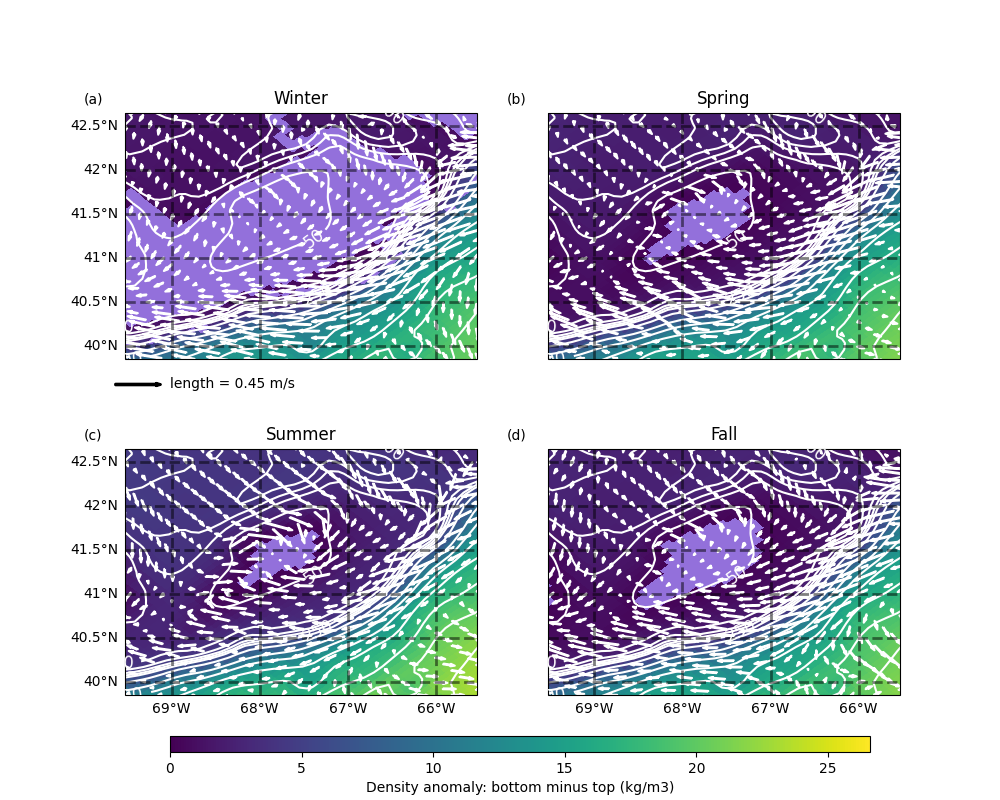

Source code (Python):
#! /usr/bin/env python 

import numpy as np 
import matplotlib.pyplot as plt 
import netCDF4
import cartopy.crs as ccrs
import cartopy.feature as cfea
import matplotlib.ticker as mticker
from cartopy.mpl.gridliner import LONGITUDE_FORMATTER, LATITUDE_FORMATTER

f=np.load('delta_RHO.npz')
DRHOdata=f['DRHOBdata'][:]
DRHOmask=f['DRHOBmask'][:]
f.close()
DRHO=np.ma.masked_array(DRHOdata,mask=DRHOmask)

f=np.load('UV_surface.npz')
lonSS=f['lonSS'][:]
latSS=f['latSS'][:]
UseaSSdata=f['UseaSSdata'][:]
UseaSSmask=f['UseaSSmask'][:]
VseaSSdata=f['VseaSSdata'][:]
VseaSSmask=f['VseaSSmask'][:]
f.close()

UseaSS=np.ma.masked_array(UseaSSdata,mask=UseaSSmask)
VseaSS=np.ma.masked_array(VseaSSdata,mask=VseaSSmask)

f=np.load('XY.npz')
XC=f['XC'][:]
YC=f['YC'][:]
f.close()

nc=netCDF4.Dataset('mabgom4_hycom.nc')
lon=nc.variables['lon_rho'][:]
lat=nc.variables['lat_rho'][:]
H=nc.variables['h'][:]
nc.close()
lonGB=lon[:,80:] 
latGB=lat[:,80:]

levels0=np.arange(0,350,50)
levels1=np.arange(500,5010,500)
levs=np.hstack([levels0,levels1])

# make plot of box numbers 
fig=plt.figure(figsize=(10,8)) 
ax1=fig.add_subplot(221,projection=ccrs.PlateCarree())
ax1.set_extent([-70,-65,39.5,42.5],crs=ccrs.PlateCarree())
ax1.add_feature(cfea.NaturalEarthFeature('physical','land',color='gray',scale='10m',edgecolor='none'))
img10=ax1.contour(lon,lat,H,levels=levs,linewidths=1.5,colors='w',transform=ccrs.PlateCarree())
ax1.add_feature(cfea.COASTLINE,edgecolor='white')
gl=ax1.gridlines(crs=ccrs.PlateCarree(),linewidth=2,color='black',alpha=0.5,linestyle='--',draw_labels=True)
ax1.set_title('Winter')
ax1.clabel(img10,levels=levs,fontsize=12,colors="w")
ax1.grid()
ax1.set_xlim(np.min(XC)-0.5,np.max(XC)+0.5)
ax1.set_ylim(np.min(YC)-0.5,np.max(YC)+0.5)
gl.top_labels=False
gl.bottom_labels=False
gl.left_labels=True
gl.right_labels=False
gl.xlines=True
gl.xlocator=mticker.FixedLocator([-70,-69,-68,-67,-66,-65])
gl.ylocator=mticker.FixedLocator([39,39.5,40,40.5,41,41.5,42,42.5])
gl.xformatter= LONGITUDE_FORMATTER
gl.yformatter=LATITUDE_FORMATTER
gl.xlabel_style={'color':'black','weight':'normal'}
gl.ylabel_style={'color':'black','weight':'normal'}
cmap=plt.cm.viridis
cmap.set_bad("mediumpurple")
img1=ax1.pcolormesh(lonGB,latGB,np.abs(DRHO[0,:,:]),cmap=cmap,vmin=0,vmax=26.6)
q1=ax1.quiver(lonSS,latSS,UseaSS[0,:,:],VseaSS[0,:,:],scale=1,scale_units='inches',color='w',linewidths=1.5,edgecolor='w')

ax2=fig.add_subplot(222,projection=ccrs.PlateCarree())
ax2.set_extent([-70,-65,39.5,42.5],crs=ccrs.PlateCarree())
ax2.add_feature(cfea.NaturalEarthFeature('physical','land',color='gray',scale='10m',edgecolor='none'))
img11=ax2.contour(lon,lat,H,levels=levs,linewidths=1.5,colors='w',transform=ccrs.PlateCarree())
img2=ax2.pcolormesh(lonGB,latGB,np.abs(DRHO[1,:,:]),cmap=cmap,vmin=0,vmax=26.6)
q2=ax2.quiver(lonSS,latSS,UseaSS[1,:,:],VseaSS[1,:,:],scale=1,scale_units='inches',color='w',edgecolor='w',linewidths=1.5)
ax2.clabel(img11,levels=levs,fontsize=12,colors='w')
ax2.grid()
ax2.set_xlim(np.min(XC)-0.5,np.max(XC)+0.5)
ax2.set_ylim(np.min(YC)-0.5,np.max(YC)+0.5)
ax2.add_feature(cfea.COASTLINE,edgecolor='white')
gl=ax2.gridlines(crs=ccrs.PlateCarree(),linewidth=2,color='black',alpha=0.5,linestyle='--',draw_labels=True)
ax2.set_title('Spring')
gl.top_labels=False
gl.bottom_labels=False
gl.left_labels=False
gl.right_labels=False
gl.xlines=True
gl.xlocator=mticker.FixedLocator([-70,-69,-68,-67,-66,-65])
gl.ylocator=mticker.FixedLocator([39,39.5,40,40.5,41,41.5,42,42.5])
gl.xformatter= LONGITUDE_FORMATTER
gl.yformatter=LATITUDE_FORMATTER
gl.xlabel_style={'color':'black','weight':'normal'}
gl.ylabel_style={'color':'black','weight':'normal'}

ax3=fig.add_subplot(223,projection=ccrs.PlateCarree())
ax3.set_extent([-70,-65,39.5,42.5],crs=ccrs.PlateCarree())
ax3.add_feature(cfea.NaturalEarthFeature('physical','land',color='gray',scale='10m',edgecolor='none'))
img10=ax3.contour(lon,lat,H,levels=levs,linewidths=1.5,colors='w',transform=ccrs.PlateCarree())
ax3.add_feature(cfea.COASTLINE,edgecolor='white')
gl=ax3.gridlines(crs=ccrs.PlateCarree(),linewidth=2,color='black',alpha=0.5,linestyle='--',draw_labels=True)
ax3.set_title('Summer')
img3=ax3.pcolormesh(lonGB,latGB,np.abs(DRHO[2,:,:]),cmap=cmap,vmin=0,vmax=26.6)
q3=ax3.quiver(lonSS,latSS,UseaSS[2,:,:],VseaSS[2,:,:],scale=1,scale_units='inches',color='w',edgecolor='w',linewidths=1.5)
ax3.quiverkey(q1,X=0.1,Y=-0.1,U=0.45,label='length = 0.45 m/s',labelpos='E',color='k',linewidths=2)
ax3.clabel(img10,levels=levs,fontsize=12,colors='w')
ax3.grid()
ax3.set_xlim(np.min(XC)-0.5,np.max(XC)+0.5)
ax3.set_ylim(np.min(YC)-0.5,np.max(YC)+0.5)
gl.top_labels=False
gl.right_labels=False
gl.left_ylabels=True
gl.bottom_labels=True
gl.xlines=True
gl.xlocator=mticker.FixedLocator([-70,-69,-68,-67,-66,-65])
gl.ylocator=mticker.FixedLocator([39,39.5,40,40.5,41,41.5,42,42.5])
gl.xformatter= LONGITUDE_FORMATTER
gl.yformatter=LATITUDE_FORMATTER
gl.xlabel_style={'color':'black','weight':'normal'}
gl.ylabel_style={'color':'black','weight':'normal'}

ax4=fig.add_subplot(224,projection=ccrs.PlateCarree())
ax4.set_extent([-70,-65,39.5,42.5],crs=ccrs.PlateCarree())
ax4.add_feature(cfea.NaturalEarthFeature('physical','land',color='gray',scale='10m',edgecolor='none'))
img4=ax4.contour(lon,lat,H,levels=levs,linewidths=1.5,colors='w',transform=ccrs.PlateCarree())
ax4.add_feature(cfea.COASTLINE,edgecolor='white')
ax4.set_title('Fall')
gl=ax4.gridlines(crs=ccrs.PlateCarree(),linewidth=2,color='black',alpha=0.5,linestyle='--',draw_labels=True)
gl.top_labels=False
gl.right_labels=False
gl.left_labels=False
gl.bottom_labels=True
gl.xlines=True
gl.xlocator=mticker.FixedLocator([-70,-69,-68,-67,-66,-65])
gl.ylocator=mticker.FixedLocator([39,39.5,40,40.5,41,41.5,42,42.5])
gl.xformatter= LONGITUDE_FORMATTER
gl.yformatter=LATITUDE_FORMATTER
gl.xlabel_style={'color':'black','weight':'normal'}
gl.ylabel_style={'color':'black','weight':'normal'}
img13=ax4.pcolormesh(lonGB,latGB,np.abs(DRHO[3,:,:]),cmap=cmap,vmin=0,vmax=26.6)
q4=ax4.quiver(lonSS,latSS,UseaSS[3,:,:],VseaSS[3,:,:],scale=1,scale_units='inches',color='w',edgecolor='w',linewidths=1.5)
ax4.clabel(img4,levels=levs,fontsize=12,colors='w')
ax4.grid()
ax4.set_xlim(np.min(XC)-0.5,np.max(XC)+0.5)
ax4.set_ylim(np.min(YC)-0.5,np.max(YC)+0.5)

ax1.text(-70, 42.75, '(a)')
ax2.text(-70, 42.75, '(b)')
ax3.text(-70, 42.75, '(c)')
ax4.text(-70, 42.75, '(d)')

ax5=fig.add_axes([0.17,0.06,0.7,0.02])
plt.colorbar(img13,cax=ax5,orientation="horizontal")
plt.xlabel('Density anomaly: bottom minus top (kg/m3)')

fig.savefig('figure_S2.png')
